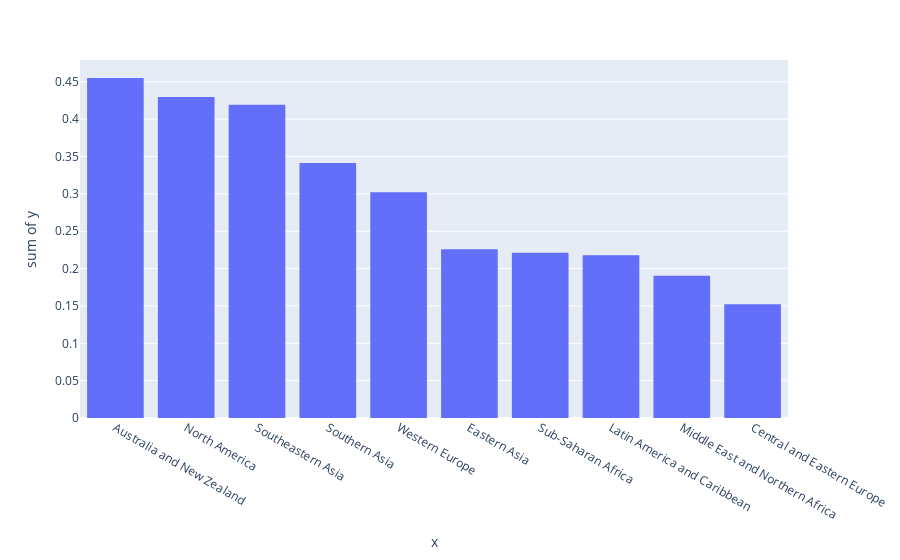

Notebook code cell kept with this figure:
### Code cell
fig = px.histogram(x=list(to_plot.iloc[:, :1]['Region']), 
                   y=list(to_plot.iloc[:, 1:2]['Generosity']))
fig.show()

### Figure 1 — Plotly figure (JSON) as saved in the notebook; plotly's stock layout.template omitted (floating-point values rounded to 4 significant figures)
{"data": [{"alignmentgroup": "True", "bingroup": "x", "histfunc": "sum", "hovertemplate": "x=%{x}<br>sum of y=%{y}<extra></extra>", "legendgroup": "", "marker": {"color": "#636efa", "pattern": {"shape": ""}}, "name": "", "offsetgroup": "", "orientation": "v", "showlegend": false, "type": "histogram", "x": ["Australia and New Zealand", "North America", "Southeastern Asia", "Southern Asia", "Western Europe", "Eastern Asia", "Sub-Saharan Africa", "Latin America and Caribbean", "Middle East and Northern Africa", "Central and Eastern Europe"], "xaxis": "x", "y": [0.4553, 0.4296, 0.4193, 0.3414, 0.3021, 0.2259, 0.2211, 0.2178, 0.1904, 0.1523], "yaxis": "y"}], "layout": {"barmode": "relative", "legend": {"tracegroupgap": 0}, "margin": {"t": 60}, "xaxis": {"anchor": "y", "domain": [0, 1], "title": {"text": "x"}}, "yaxis": {"anchor": "x", "domain": [0, 1], "title": {"text": "sum of y"}}}}
